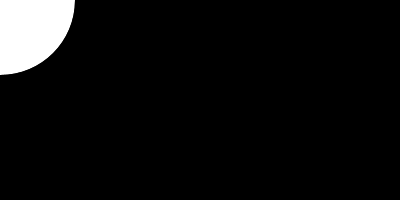
Frame 1 (no input)
Frame 60 (the mouse pressed at the canvas centre just before this capture): identical to frame 1, image omitted
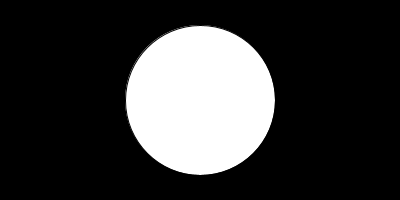
Frame 120 (the mouse held since frame 60 and released just before this capture)

The Processing sketch that drew these frames (run headless with seeded random() and noise(); from frame 60 on, the mouse is pressed at the canvas centre):

// Processing sketch: SimpleCircleExample
// ── SimpleCircleExample.pde
void setup() {
  // Set the output to be 400 (width) by 200 (height) output.
  size(400, 200);
}

void draw() {
  // Reset the background to black.
  background(0);
 
  // Place a white circle at the position of the mouse.
  fill(255);
  ellipse(mouseX, mouseY, 150, 150);
}
